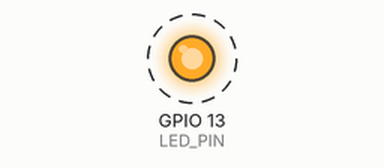
Simulated run of this sketch. Board: ESP32. On the bench: output pins drawn as LEDs (lit = HIGH). Dashed ring = blinking. What the sketch prints to the serial monitor is not drawn.

Above: at 0.2 s.
Timing chart, 0 to 3.0 s (numbered marks = the images above):
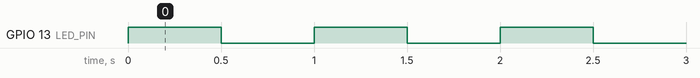

Measured:
- by itself, GPIO 13 (LED_PIN): alternates HIGH for 0.50 s and LOW for 0.50 s

The sketch:

led.ino
```cpp
#define LED_PIN 13

void taskLED(void *pvParameters) {
  while (1) {
    digitalWrite(LED_PIN, !digitalRead(LED_PIN));
    Serial.print("Task LED running on Core: ");
    Serial.println(xPortGetCoreID());
    delay(500);
  }
}

void setup() {
  Serial.begin(115200);
  pinMode(LED_PIN, OUTPUT);

  // Core 0
  xTaskCreatePinnedToCore(taskLED, "taskLED_Core0", 1000, NULL, 1, NULL, 0);

  // Core 1
  // xTaskCreatePinnedToCore(taskLED, "taskLED_Core1", 1000, NULL, 1, NULL, 1);
}

void loop() {}
```
